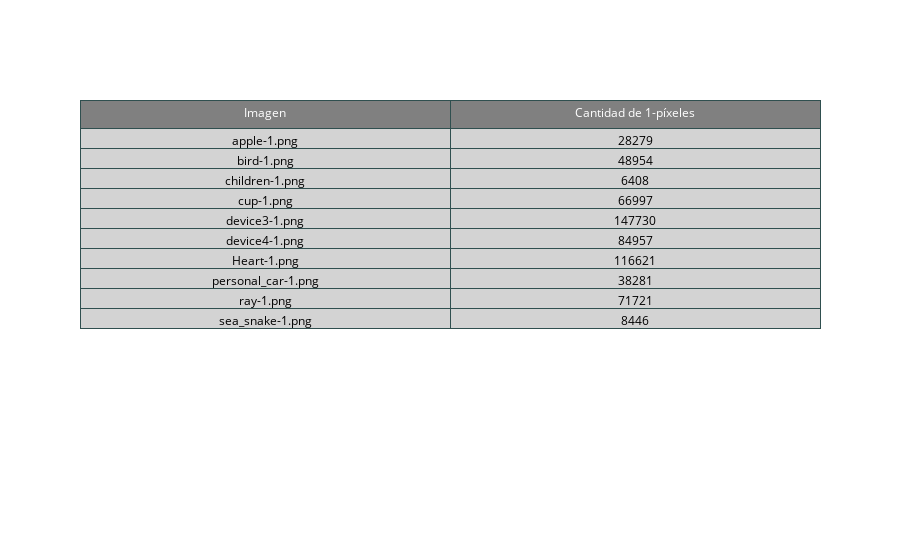

Notebook code for this chart:
### Markdown cell above
### Calcular el número de 1-pixeles

### Code cell
import plotly.graph_objects as go
import cv2

names = ['apple-1.png','bird-1.png', 'children-1.png', 'cup-1.png', 'device3-1.png', 
         'device4-1.png', 'Heart-1.png', 'personal_car-1.png', 'ray-1.png', 'sea_snake-1.png']

images = []
n_pixels = []
 
# Cargar y guardar las imagenes binarias
for name in names:
    fullName = 'images/' + name
    images.append(cv2.imread(fullName, cv2.IMREAD_GRAYSCALE))

# Contar los píxeles con valor de 1
for image in images:
    n_pixels.append(cv2.countNonZero(image))
    

# for i in range(len(n_pixels)):
#     print(names[i],' - ',n_pixels[i])

fig = go.Figure(data=[go.Table(header=dict(values=['Imagen', 'Cantidad de 1-píxeles'], line_color='darkslategray',
                fill_color='gray', font=dict(color='white', size=12)),
                 cells=dict(values=[names, n_pixels], line_color='darkslategray',
                fill_color='lightgray', font=dict(color='black', size=12)))])
fig.show()

### Figure 1 — Plotly figure (JSON) as saved in the notebook; plotly's stock layout.template omitted (floating-point values rounded to 4 significant figures)
{"data": [{"cells": {"fill": {"color": "lightgray"}, "font": {"color": "black", "size": 12}, "line": {"color": "darkslategray"}, "values": [["apple-1.png", "bird-1.png", "children-1.png", "cup-1.png", "device3-1.png", "device4-1.png", "Heart-1.png", "personal_car-1.png", "ray-1.png", "sea_snake-1.png"], [28279, 48954, 6408, 66997, 147730, 84957, 116621, 38281, 71721, 8446]]}, "header": {"fill": {"color": "gray"}, "font": {"color": "white", "size": 12}, "line": {"color": "darkslategray"}, "values": ["Imagen", "Cantidad de 1-píxeles"]}, "type": "table"}], "layout": {}}
